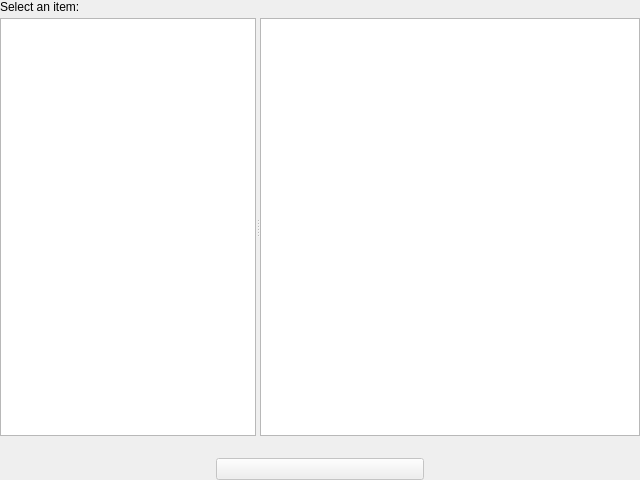
<?xml version="1.0" encoding="UTF-8"?>
<ui version="4.0">
  <class>GalleryWidget</class>
  <widget class="QWidget" name="GalleryWidget">
    <property name="geometry">
      <rect>
        <x>0</x>
        <y>0</y>
        <width>640</width>
        <height>480</height>
      </rect>
    </property>
    <layout class="QGridLayout" name="mainLayout" columnstretch="1,0,1" rowstretch="0,1,0,0">
      <property name="leftMargin">
        <number>0</number>
      </property>
      <property name="topMargin">
        <number>0</number>
      </property>
      <property name="rightMargin">
        <number>0</number>
      </property>
      <property name="bottomMargin">
        <number>0</number>
      </property>
      <property name="horizontalSpacing">
        <number>8</number>
      </property>
      <property name="verticalSpacing">
        <number>4</number>
      </property>
      <item row="0" column="0" colspan="3">
        <widget class="QLabel" name="header">
          <property name="text">
            <string>Select an item:</string>
          </property>
        </widget>
      </item>
      <item row="1" column="0" colspan="3">
        <widget class="QSplitter" name="splitter">
          <property name="orientation">
            <enum>Qt::Horizontal</enum>
          </property>
          <property name="sizePolicy">
            <sizepolicy hsizetype="Expanding" vsizetype="Expanding">
              <horstretch>1</horstretch>
              <verstretch>1</verstretch>
            </sizepolicy>
          </property>
          <widget class="QListView" name="categories">
            <property name="minimumSize">
              <size>
                <width>120</width>
                <height>0</height>
              </size>
            </property>
            <property name="selectionMode">
              <enum>QAbstractItemView::SingleSelection</enum>
            </property>
            <property name="horizontalScrollBarPolicy">
              <enum>Qt::ScrollBarAlwaysOff</enum>
            </property>
            <property name="verticalScrollMode">
              <enum>QAbstractItemView::ScrollPerPixel</enum>
            </property>
            <property name="wordWrap">
              <bool>false</bool>
            </property>
          </widget>
          <widget class="QListView" name="items">
            <property name="class" stdset="0">
              <string>darker-background</string>
            </property>
            <property name="sizePolicy">
              <sizepolicy hsizetype="Expanding" vsizetype="Expanding">
                <horstretch>1</horstretch>
                <verstretch>1</verstretch>
              </sizepolicy>
            </property>
            <property name="spacing">
              <number>8</number>
            </property>
            <property name="selectionMode">
              <enum>QAbstractItemView::SingleSelection</enum>
            </property>
            <property name="verticalScrollMode">
              <enum>QAbstractItemView::ScrollPerPixel</enum>
            </property>
            <property name="wordWrap">
              <bool>true</bool>
            </property>
            <property name="uniformItemSizes">
              <bool>false</bool>
            </property>
          </widget>
        </widget>
      </item>
      <!-- <item row="2" column="0">
        <widget class="QLabel" name="selectedItem">
          <property name="sizePolicy">
            <sizepolicy hsizetype="Expanding" vsizetype="Preferred">
              <horstretch>1</horstretch>
              <verstretch>0</verstretch>
            </sizepolicy>
          </property>
          <property name="text">
            <string/>
          </property>
          <property name="textInteractionFlags">
            <set>Qt::NoTextInteraction</set>
          </property>
          <property name="alignment">
            <set>Qt::AlignRight|Qt::AlignVCenter</set>
          </property>
        </widget>
      </item> -->
      <item row="2" column="0" colspan="3">
        <widget class="QLabel" name="footerInfo">
          <property name="sizePolicy">
            <sizepolicy hsizetype="Expanding" vsizetype="Preferred">
              <horstretch>1</horstretch>
              <verstretch>0</verstretch>
            </sizepolicy>
          </property>
          <property name="font">
            <font>
              <italic>true</italic>
            </font>
          </property>
          <property name="text">
            <string/>
          </property>
          <property name="textInteractionFlags">
            <set>Qt::NoTextInteraction</set>
          </property>
          <property name="alignment">
            <set>Qt::AlignCenter</set>
          </property>
        </widget>
      </item>
      <item row="3" column="1">
        <widget class="QPushButton" name="footerButton">
          <property name="minimumSize">
            <size>
              <width>60</width>
              <height>0</height>
            </size>
          </property>
          <property name="text">
            <string></string>
          </property>
          <property name="enabled">
            <bool>false</bool>
          </property>
        </widget>
      </item>
    </layout>
  </widget>
  <resources/>
  <connections/>
</ui>
